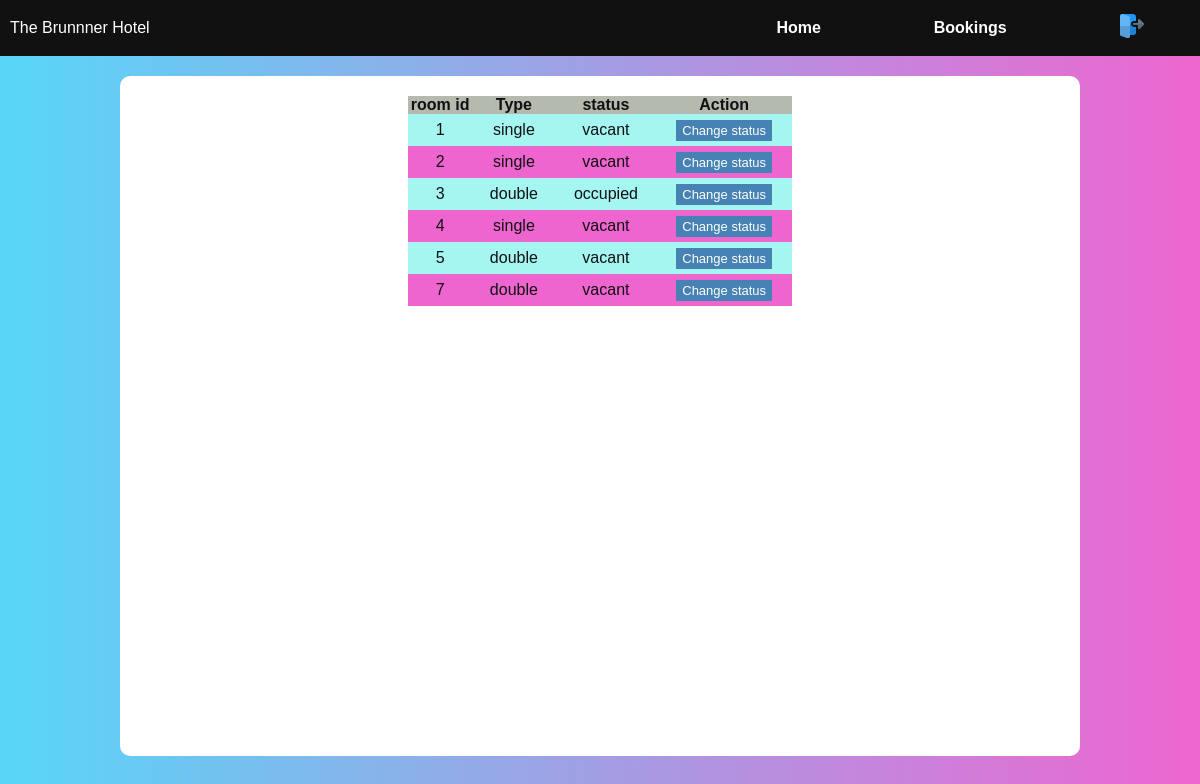
Page /staff/rooms.php (signed in) on the committed database.
### tables this page shows
CREATE TABLE `rooms` (
  `room_id` int(55) NOT NULL,
  `type` varchar(255) NOT NULL,
  `vacancy` tinyint(1) NOT NULL DEFAULT 1
);

### staff/rooms.php (the view, shortened to what this page needs)
<!DOCTYPE html>
<html lang="en">
<head>
    <link rel="stylesheet" href="./assets/rooms.css">
</head>
<body>
    <header>
        <div class="link-container">
            <div class="logo">The Brunnner Hotel</div>
            <ul>
                <li> <a href="index.php"> Home</a></li>
                <li> <a href="bookings.php"> Bookings</a></li>
                <li> <a href="logout.php"> <img src="../images/018-log-out.png" alt=""> </a></li>
            </ul>
        </div>
    </header>
    <?php
require "connection.php";
$roomsQuery  = "SELECT * FROM rooms";
$roomsResult = mysqli_query($server_connect, $roomsQuery);
if (mysqli_num_rows($roomsResult) == 0) {?>
    <div class="error-message">
        You have no booking requests
    </div>
    <?php } else {?>
    <div class="table-container">
        <table class="rooms-table">
            <tr class="rooms-row">
                <th>room id</th>
                <th>Type</th>
                <th>status</th>
                <th>Action</th>
            </tr>
            <?php while ($row = mysqli_fetch_assoc($roomsResult)) {?>
            <tr class="rooms-row">
                <td><?php echo $row['room_id'] ?></td>
                <td><?php echo $row['type'] ?></td>
                <td><?php
if ($row['vacancy'] == 0) {
 $status = "occupied";
 ?>
                    <?php } else {
 $status = "vacant";
}
 echo $status;
 ?></td>
                <td> <a href="rooms.php?id=<?=$row['room_id']?>" class="btn">Change status</a></td>
            </tr>
            <?php }?>
            <?php }?>
        </table>
    </div>
</body>
</html>

### staff/assets/rooms.css (style rules this page uses)
:root { --primary-color: #138d87; --lighter-color: #39b9b3; --secondary-color: #efeff7; }
* { box-sizing: border-box; margin: 0; padding: 0; }
html { height: 100%; }
body { font-family: "Raleway", sans-serif; color: #111; height: 100%; }
body { background-image: linear-gradient(to right, rgba(47, 205, 245, 0.808), rgba(235, 70, 199, 0.829)); }
header { width: 100%; height: 7vh; background-color: #111; position: relative; color: white; margin-bottom: 20px; }
.logo { position: absolute; left: 10px; top: 50%; transform: translateY(-50%); }
header ul { float: right; width: 40%; display: flex; align-items: center; height: 7vh; justify-content: space-around; }
header ul li { list-style: none; }
header ul li a { text-decoration: none; color: white; font-weight: 700; }
.table-container { width: 80%; margin: 10px auto; background-color: white; border-radius: 10px; min-height: 85vh; padding: 10px 0px; }
.rooms-table { min-width: 40%; background-color: white; margin: 10px auto; }
.rooms-table { border-spacing: 0; }
.rooms-row:nth-child(even) { background-color: #a5f5f1; }
.rooms-row:nth-child(odd) { background-color: rgba(235, 70, 199, 0.829); }
.rooms-row td { text-align: center; color: white; color: #111; padding: 7px 14px; }
.rooms-row th { background-color: rgb(180, 187, 174); }
.btn { padding: 3px 6px; background-color: steelblue; text-decoration: none; color: white; font-size: small; }

### rows in the picture
rooms: room_id "1", type "single", vacancy "vacant"
rooms: room_id "2", type "single", vacancy "vacant"
rooms: room_id "3", type "double", vacancy "occupied"
rooms: room_id "4", type "single", vacancy "vacant"
rooms: room_id "5", type "double", vacancy "vacant"
rooms: room_id "7", type "double", vacancy "vacant"
